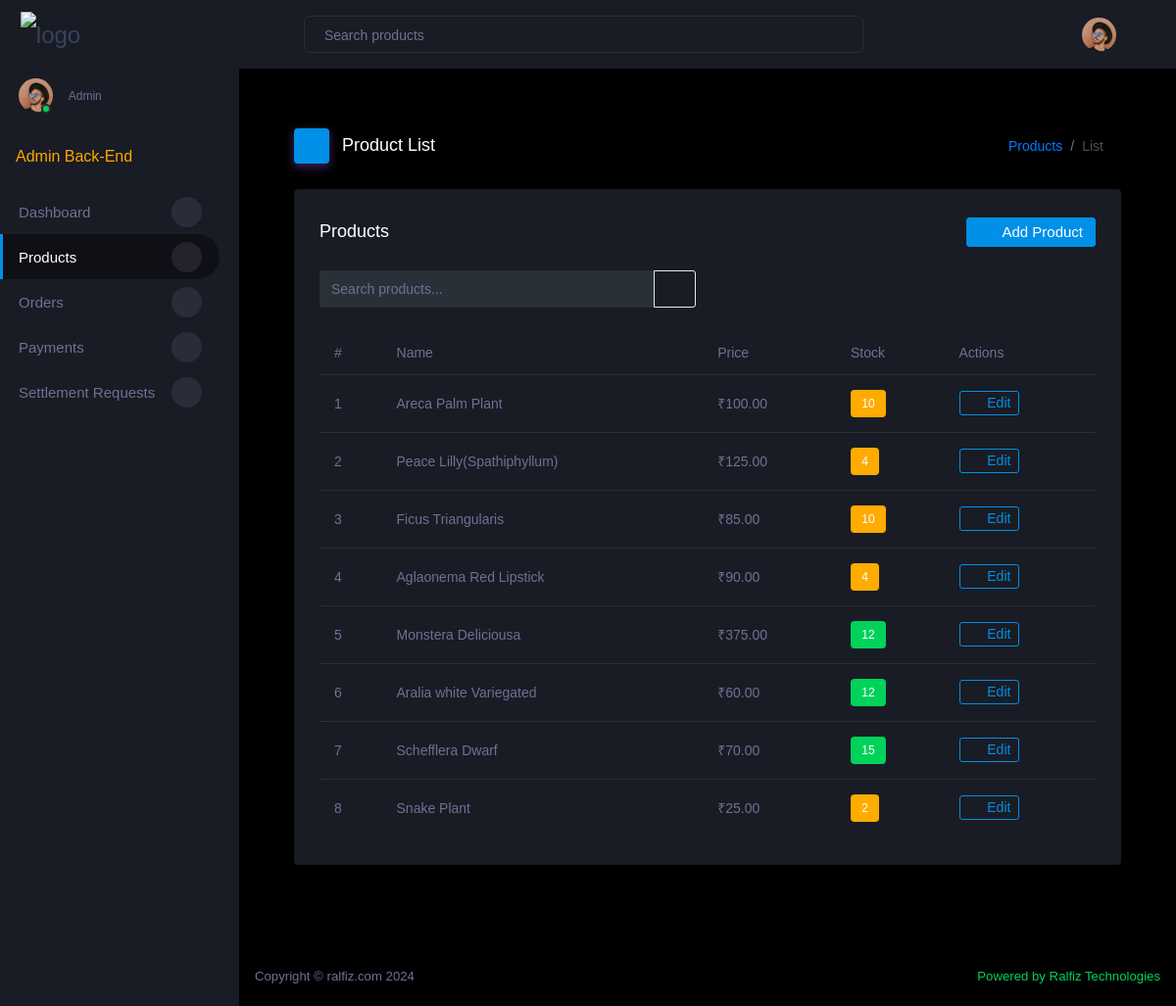
/products/ (signed in), run on the app's committed database.
### store/models.py (models this page shows, shortened)
class Product(models.Model):
    name = models.CharField(max_length=255)
    description = models.TextField()
    price = models.DecimalField(max_digits=10, decimal_places=2)
    category = models.ForeignKey(Category, on_delete=models.CASCADE, related_name='products')
    sku = models.CharField(max_length=100, unique=True)
    thumbnail = models.ImageField(upload_to='products/thumbnails/', blank=True, null=True)
    image = models.ImageField(upload_to='products/', blank=True, null=True)
    image1 = models.ImageField(upload_to='products/', blank=True, null=True)
    image2 = models.ImageField(upload_to='products/', blank=True, null=True)
    image3 = models.ImageField(upload_to='products/', blank=True, null=True)
    stock = models.IntegerField()
    discount = models.DecimalField(max_digits=5, decimal_places=2, blank=True, null=True)
    weight = models.CharField(max_length=100, blank=True, null=True)
    dimensions = models.CharField(max_length=100, blank=True, null=True)
    status = models.BooleanField(default=True)
    shipping_charge = models.DecimalField(max_digits=6, decimal_places=2, default=0.00)
    tax_percentage = models.DecimalField(max_digits=4, decimal_places=2, default=0.00)  # e.g. 5% tax
    offer = models.CharField(max_length=255, blank=True, null=True)  # Offers description
    created_by = models.ForeignKey(settings.AUTH_USER_MODEL, on_delete=models.CASCADE, related_name='products')
    created_at = models.DateTimeField(auto_now_add=True)
    updated_at = models.DateTimeField(auto_now=True)
    related_products = models.ManyToManyField('self', blank=True)  # Related products

### store/views.py (the view)
# urls.py: path("products/", views.list_products, name="list_products"),
@login_required
def list_products(request):
    search_query = request.GET.get('search', '')
    if search_query:
        products = Product.objects.filter(
            Q(name__icontains=search_query) |
            Q(description__icontains=search_query),
            created_by=request.user
        )
    else:
        products = Product.objects.filter(created_by=request.user)
    page = request.GET.get('page', 1)
    paginator = Paginator(products, 10)  # Show 10 products per page
    try:
        products = paginator.page(page)
    except PageNotAnInteger:
        products = paginator.page(1)
    except EmptyPage:
        products = paginator.page(paginator.num_pages)
    context = {
        'products': products,
        'search_query': search_query,
    }
    return render(request, 'store/seller_product_list.html', context)

### store/templates/store/seller_product_list.html (shortened to what this page needs)
{% extends 'store/seller_base.html' %}
{% block content %}
<div class="content-wrapper">
  <div class="page-header">
    <h3 class="page-title">
      <span class="page-title-icon bg-gradient-primary text-white mr-2">
        <i class="mdi mdi-format-list-bulleted"></i>
      </span>
      Product List
    </h3>
    <nav aria-label="breadcrumb">
      <ol class="breadcrumb">
        <li class="breadcrumb-item"><a href="#">Products</a></li>
        <li class="breadcrumb-item active" aria-current="page">List</li>
      </ol>
    </nav>
  </div>
  <div class="row">
    <div class="col-lg-12 grid-margin stretch-card">
      <div class="card">
        <div class="card-body">
          <div class="d-flex justify-content-between align-items-center mb-4">
            <h4 class="card-title mb-0">Products</h4>
            <a href="{% url 'add_product' %}" class="btn btn-primary btn-icon-text">
              <i class="mdi mdi-plus btn-icon-prepend"></i>
              Add Product
            </a>
          </div>
          <div class="row mb-4">
            <div class="col-md-6">
              <form class="search-bar" method="get">
                <div class="input-group">
                  <input type="text" class="form-control" placeholder="Search products..." name="search" value="{{ search_query }}">
                  <div class="input-group-append">
                    <button class="btn btn-outline-secondary" type="submit">
                      <i class="mdi mdi-magnify"></i>
                    </button>
                  </div>
                </div>
              </form>
            </div>
          </div>
          <div class="table-responsive">
            <table class="table table-hover product-table">
              <thead>
                <tr>
                  <th>#</th>
                  <th>Name</th>
                  <th>Price</th>
                  <th>Stock</th>
                  <th>Actions</th>
                </tr>
              </thead>
              <tbody>
                {% for product in products %}
                <tr>
                  <td>{{ forloop.counter }}</td>
                  <td>{{ product.name }}</td>
                  <td>₹{{ product.price }}</td>
                  <td>
                    <span class="badge {% if product.stock > 10 %}badge-success{% elif product.stock > 0 %}badge-warning{% else %}badge-danger{% endif %}">
                      {{ product.stock }}
                    </span>
                  </td>
                  <td>
                    <a href="{% url 'edit_product' product.id %}" class="btn btn-outline-primary btn-sm">
                      <i class="mdi mdi-pencil"></i> Edit
                    </a>
                  </td>
                </tr>
                {% empty %}
                <tr>
                  <td colspan="5" class="text-center">No products found.</td>
                </tr>
                {% endfor %}
              </tbody>
            </table>
          </div>
        </div>
      </div>
    </div>
  </div>
</div>
{% endblock %}

### data on the page
Product: name "Areca Palm Plant", price "100.00", stock "10"
Product: name "Peace Lilly(Spathiphyllum)", price "125.00", stock "4"
Product: name "Ficus Triangularis", price "85.00", stock "10"
Product: name "Aglaonema Red Lipstick", price "90.00", stock "4"
Product: name "Monstera Deliciousa", price "375.00", stock "12"
Product: name "Aralia white Variegated", price "60.00", stock "12"
Product: name "Schefflera Dwarf", price "70.00", stock "15"
Product: name "Snake Plant", price "25.00", stock "2"
